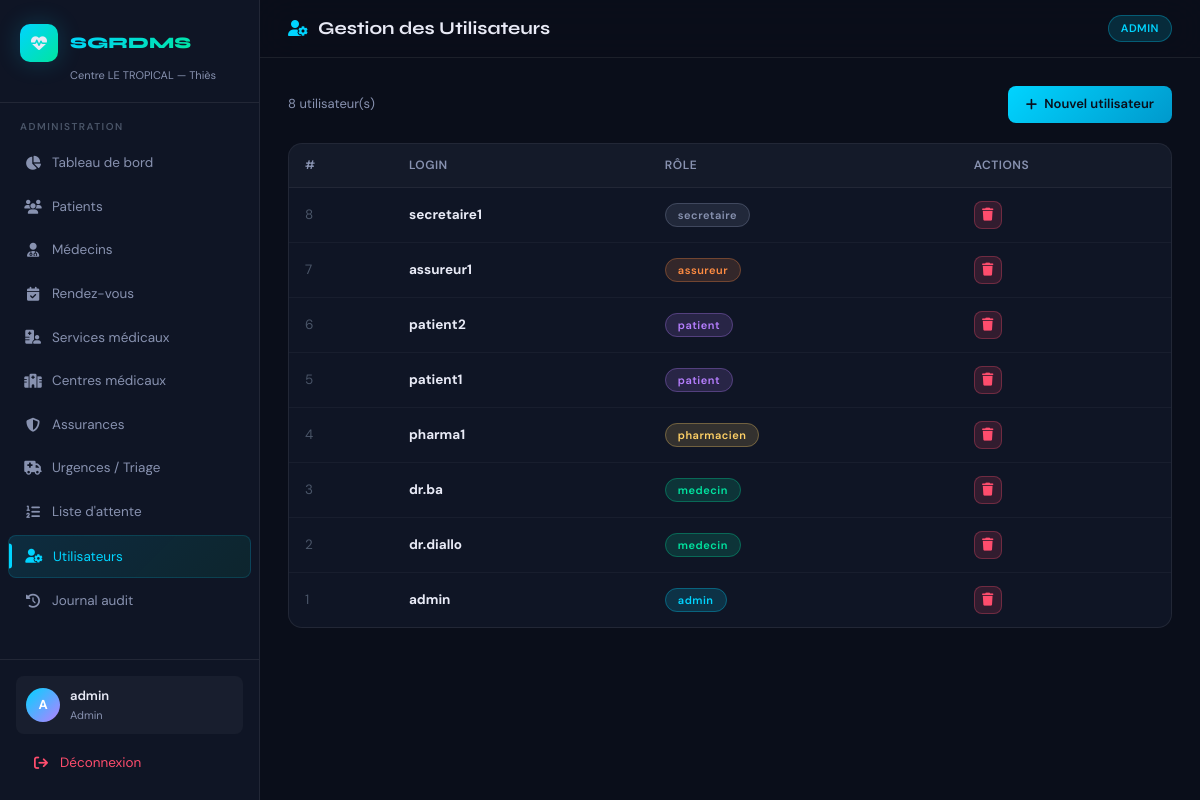
Screenshot of /admin/utilisateurs (signed in) with the database file from the repository.
### tables this page shows
CREATE TABLE Utilisateur (
        id_utilisateur INTEGER PRIMARY KEY AUTOINCREMENT,
        login          VARCHAR(50)  NOT NULL UNIQUE,
        mot_de_passe   VARCHAR(255) NOT NULL,
        role           VARCHAR(20)  NOT NULL
        CHECK (role IN ('admin','medecin','pharmacien','patient','secretaire','assureur'))
    );

### app.py (the view)
@app.route('/admin/utilisateurs')
@role_required('admin')
def admin_utilisateurs():
    db = get_db()
    users = db.execute('SELECT * FROM Utilisateur ORDER BY id_utilisateur DESC').fetchall()
    return render_template('admin/utilisateurs.html', users=users)

### app.py (called while the page is built)
def role_required(*roles):
    def decorator(f):
        from functools import wraps
        @wraps(f)
        def decorated(*args, **kwargs):
            if 'user_id' not in session:
                return redirect(url_for('login'))
            if session.get('role') not in roles:
                flash('Accès non autorisé.', 'danger')
                return redirect(url_for('dashboard'))
            return f(*args, **kwargs)
        return decorated
    return decorator

### database.py (called while the page is built)
def get_db():
    from flask import current_app
    db = getattr(g, '_database', None)
    if db is None:
        db = g._database = sqlite3.connect(DATABASE)
        db.row_factory = sqlite3.Row
        db.execute("PRAGMA foreign_keys = ON")
    return db

### templates/admin/utilisateurs.html (shortened to what this page needs)
{% extends "base.html" %}
{% block page_icon %}<i class="fas fa-user-gear"></i>{% endblock %}
{% block page_title %}Gestion des Utilisateurs{% endblock %}
{% block content %}
<div class="action-bar fade-in">
  <span style="color:var(--text2);font-size:13px">{{ users|length }} utilisateur(s)</span>
  <a href="{{ url_for('admin_ajouter_utilisateur') }}" class="btn btn-primary"><i class="fas fa-plus"></i> Nouvel utilisateur</a>
</div>
<div class="card fade-in-1"><div class="table-wrap">
<table class="data-table">
  <thead><tr><th>#</th><th>Login</th><th>Rôle</th><th>Actions</th></tr></thead>
  <tbody>{% for u in users %}<tr>
    <td style="color:var(--text3)">{{ u.id_utilisateur }}</td>
    <td><strong>{{ u.login }}</strong></td>
    <td><span class="badge-role br-{{ u.role }}" style="font-size:11px">{{ u.role }}</span></td>
    <td><a href="{{ url_for('admin_supprimer_utilisateur', id=u.id_utilisateur) }}" class="btn btn-danger btn-icon-sm" onclick="return confirm('Supprimer ?')" title="Supprimer"><i class="fas fa-trash"></i></a></td>
  </tr>{% endfor %}</tbody>
</table></div></div>{% endblock %}

### templates/base.html (shortened to what this page needs)
<!DOCTYPE html>
<html lang="fr">
<head>
  <link rel="stylesheet" href="{{ url_for('static', filename='css/style.css') }}">
  <link href="https://cdnjs.cloudflare.com/ajax/libs/font-awesome/6.5.0/css/all.min.css" rel="stylesheet">
</head>
<body>
{% if session.user_id %}
<nav class="sidebar">
  <div class="sidebar-brand">
    <div class="logo-wrap">
      <div class="logo-icon"><i class="fas fa-heartbeat"></i></div>
      <span class="logo-text">SGRDMS</span>
    </div>
    <div class="logo-sub">Centre LE TROPICAL — Thiès</div>
  </div>
  {% if session.role == 'admin' %}
  <div class="sidebar-section">Administration</div>
  <a href="{{ url_for('admin_dashboard') }}" class="sidebar-link {% if request.endpoint=='admin_dashboard' %}active{% endif %}"><i class="fas fa-chart-pie"></i> Tableau de bord</a>
  <a href="{{ url_for('admin_patients') }}" class="sidebar-link {% if 'admin_patient' in (request.endpoint or '') %}active{% endif %}"><i class="fas fa-users"></i> Patients</a>
  <a href="{{ url_for('admin_medecins') }}" class="sidebar-link {% if 'admin_medecin' in (request.endpoint or '') %}active{% endif %}"><i class="fas fa-user-md"></i> Médecins</a>
  <a href="{{ url_for('admin_rendez_vous') }}" class="sidebar-link {% if 'admin_rendez' in (request.endpoint or '') %}active{% endif %}"><i class="fas fa-calendar-check"></i> Rendez-vous</a>
  <a href="{{ url_for('admin_services') }}" class="sidebar-link {% if 'admin_service' in (request.endpoint or '') %}active{% endif %}"><i class="fas fa-hospital-user"></i> Services médicaux</a>
  <a href="{{ url_for('admin_centres') }}" class="sidebar-link {% if 'admin_centre' in (request.endpoint or '') %}active{% endif %}"><i class="fas fa-hospital"></i> Centres médicaux</a>
  <a href="{{ url_for('admin_assurances') }}" class="sidebar-link {% if 'admin_assurance' in (request.endpoint or '') %}active{% endif %}"><i class="fas fa-shield-halved"></i> Assurances</a>
  <a href="{{ url_for('admin_urgences') }}" class="sidebar-link {% if 'admin_urgence' in (request.endpoint or '') %}active{% endif %}"><i class="fas fa-truck-medical"></i> Urgences / Triage</a>
  <a href="{{ url_for('admin_liste_attente') }}" class="sidebar-link {% if 'admin_liste' in (request.endpoint or '') %}active{% endif %}"><i class="fas fa-list-ol"></i> Liste d'attente</a>
  <a href="{{ url_for('admin_utilisateurs') }}" class="sidebar-link {% if 'admin_utilisateur' in (request.endpoint or '') %}active{% endif %}"><i class="fas fa-user-gear"></i> Utilisateurs</a>
  <a href="{{ url_for('admin_historique') }}" class="sidebar-link {% if request.endpoint=='admin_historique' %}active{% endif %}"><i class="fas fa-clock-rotate-left"></i> Journal audit</a>
  {% endif %}
  <div class="sidebar-footer">
    <div class="user-chip">
      <div class="user-avatar">{{ session.login[0].upper() }}</div>
      <div><div class="user-name">{{ session.login }}</div><div class="user-role">{{ session.role | capitalize }}</div></div>
    </div>
    <a href="{{ url_for('logout') }}" class="sidebar-link" style="margin:0;color:var(--red)"><i class="fas fa-arrow-right-from-bracket"></i> Déconnexion</a>
  </div>
</nav>
<div class="main-content">
  <div class="topbar">
    <div class="topbar-title">
      {% block page_icon %}<i class="fas fa-circle-dot"></i>{% endblock %}
      {% block page_title %}{% endblock %}
    </div>
    <div class="topbar-right">
      <span class="badge-role br-{{ session.role }}">{{ session.role | upper }}</span>
    </div>
  </div>
  <div class="page-body">
    {% block content %}{% endblock %}
  </div>
</div>
{% else %}{% block auth_content %}{% endblock %}{% endif %}
</body>
</html>

### rows the page displays
Utilisateur: id_utilisateur "8", login "secretaire1", role "secretaire"
Utilisateur: id_utilisateur "7", login "assureur1", role "assureur"
Utilisateur: id_utilisateur "6", login "patient2", role "patient"
Utilisateur: id_utilisateur "5", login "patient1", role "patient"
Utilisateur: id_utilisateur "4", login "pharma1", role "pharmacien"
Utilisateur: id_utilisateur "3", login "dr.ba", role "medecin"
Utilisateur: id_utilisateur "2", login "dr.diallo", role "medecin"
Utilisateur: id_utilisateur "1", login "admin", role "admin"

### other values shown
{{ session.login[0].upper() }} "A"
{{ session.login }} "admin"
{{ session.role | capitalize }} "Admin"
{{ session.role | upper }} "ADMIN"
{{ users|length }} "8"
